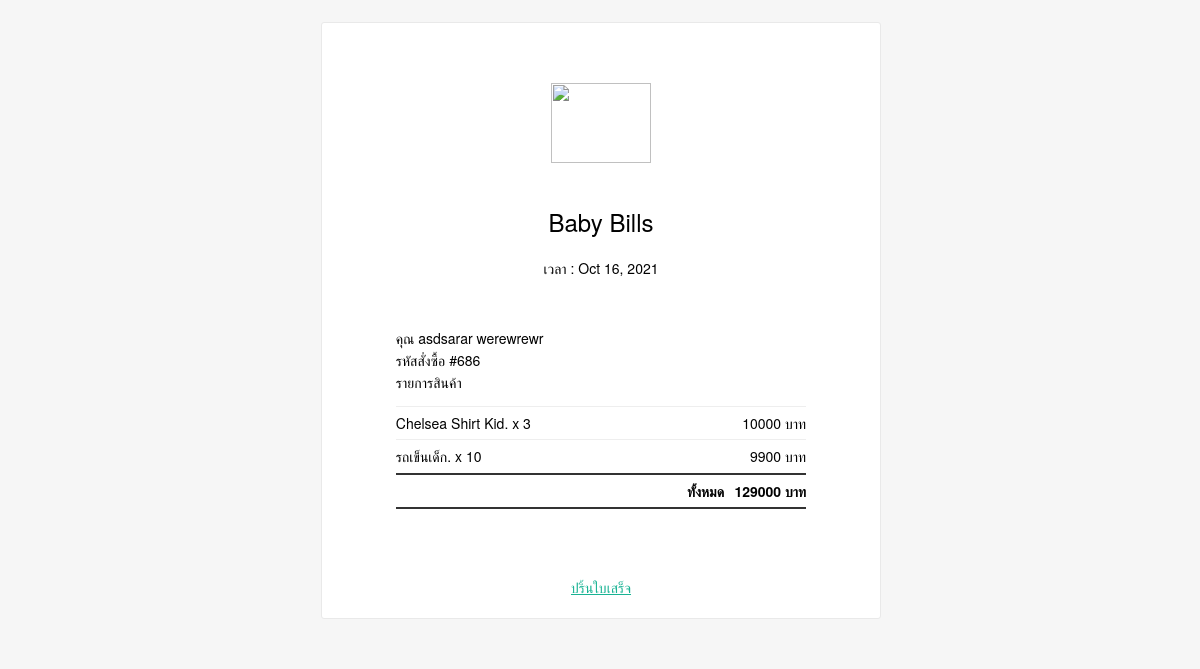
Screenshot of /NewProject_3/receipt.php?tid=686 (signed in) with the database file from the repository.
### tables this page shows
CREATE TABLE `transaction` (
  `transaction_id` int(11) NOT NULL,
  `customerid` int(11) NOT NULL,
  `amount` int(11) NOT NULL,
  `order_stat` varchar(100) NOT NULL,
  `order_date` varchar(50) NOT NULL,
  `firstname` varchar(100) NOT NULL,
  `lastname` varchar(100) NOT NULL,
  `telephone` int(10) NOT NULL,
  `address` varchar(500) NOT NULL,
  `town` varchar(100) NOT NULL,
  `postcode` int(5) NOT NULL,
  `tran_image` varchar(500) NOT NULL,
  `Banking` varchar(100) NOT NULL
);

CREATE TABLE `useracc` (
  `userid` int(11) NOT NULL,
  `password` varchar(100) NOT NULL,
  `firstname` varchar(100) NOT NULL,
  `lastname` varchar(100) NOT NULL,
  `email` varchar(100) NOT NULL,
  `telephone` int(10) NOT NULL,
  `address` varchar(500) NOT NULL,
  `username` varchar(100) NOT NULL,
  `role` varchar(50) NOT NULL DEFAULT 'guest',
  `user_profile` varchar(500) NOT NULL DEFAULT 'icon.jfif',
  `date` timestamp NOT NULL DEFAULT current_timestamp()
);

CREATE TABLE `transaction_detail` (
  `transacton_detail_id` int(11) NOT NULL,
  `product_id` int(11) NOT NULL,
  `order_qty` int(11) NOT NULL,
  `transaction_id` int(11) NOT NULL
);

CREATE TABLE `product` (
  `product_id` int(11) NOT NULL,
  `product_name` varchar(50) NOT NULL,
  `product_price` varchar(50) NOT NULL,
  `product_type` varchar(50) NOT NULL,
  `product_image` varchar(500) NOT NULL,
  `brand` varchar(100) NOT NULL,
  `category` varchar(50) NOT NULL,
  `product_type_id` int(11) NOT NULL,
  `product_details` varchar(500) NOT NULL
);

### NewProject_3/receipt.php (the view, shortened to what this page needs)
<!DOCTYPE html>
<?php
  $mysqli = new mysqli("localhost", "root", "", "storebaby_db");
?>
<html lang="en">
<head>
</head>
<body>
			<form method="post" class="well"  style="background-color:#fff; overflow:hidden;">
<table class="body-wrap">
    <tbody><tr>
        <td class="container" width="600">
            <center>
            <div id="printablediv" class="content">
                <table class="main" width="100%" cellpadding="0" cellspacing="0">
                    <tbody><tr>
                        <td class="content-wrap aligncenter">
                            <table width="100%" cellpadding="0" cellspacing="0">
                                <tbody><tr>
                                    <td class="content-block">
                                        <h1><img src="/NewProject_3/admin/images/logo/logobaby.png" alt="" width="100" height="80" ></h1>
                                        <h2>Baby Bills</h2>
                                    </td>
                                </tr>
                                <tr>
                                    <td class="content-block">
                                        <table class="invoice">
                                            <?php
		$t_id = $_GET['tid'];
		$query = mysqli_query($mysqli, "SELECT transaction.transaction_id,transaction.customerid,transaction.amount,transaction.order_stat,transaction.order_date"
                        . ",useracc.userid,useracc.firstname,useracc.lastname FROM `transaction` INNER JOIN useracc on transaction.customerid = useracc.userid WHERE transaction_id = '$t_id'") or die (mysqli_error());
		$fetch = mysqli_fetch_array($query);
		$amnt = $fetch['amount'];
		echo "<tbody><tr>";
                echo "<td>คุณ ".$fetch['firstname']." ".$fetch['lastname']." <br>รหัสสั่งซื้อ #".$fetch['transaction_id']."<br> รายการสินค้า</td></tr>";
                echo "<tr>";
                echo "<td>";
                echo "<table class='invoice-items' cellpadding='0' cellspacing='0'>";
                echo "<tbody><tr>";
		$query2 = mysqli_query($mysqli, "SELECT * FROM transaction_detail LEFT JOIN product ON product.product_id = transaction_detail.product_id WHERE transaction_detail.transaction_id = '$t_id'") or die (mysqli_error());
		while($row = mysqli_fetch_array($query2)){
		$pname = $row['product_name'];
		$pprice = $row['product_price'];
		$oqty = $row['order_qty'];
		echo "<td>".$pname.". x ".$oqty."</td>";
		echo "<td class='alignright'>".$pprice." บาท</td> </tr>";
		}
                echo "<tr class='total'>";
                 echo "<td class='alignright' width='80%'>ทั้งหมด</td>";
                  echo "<td class='alignright'>".$amnt." บาท</td>";
		?>
                            </tbody></table>
                        </td>
                    </tr>
                    </table>
                </tbody>
                            </table>
                </div>
            </center>
                <div class='pull-right'>
	<div class="add"><a onclick="javascript:printDiv('printablediv')" name="print" style="cursor:pointer;" class="btn btn-info"><i class="icon-white icon-print"></i> ปริ้นใบเสร็จ</a></div>
	</div>
        </td>
    </tr>
</tbody>
</table>
                            </form>
</body>
</html>

### NewProject_3/receipt.php (style rules this page uses)
* { margin: 0; padding: 0; font-family: "Helvetica Neue", "Helvetica", Helvetica, Arial, sans-serif; box-sizing: border-box; font-size: 14px; }
img { max-width: 100%; }
body { -webkit-font-smoothing: antialiased; -webkit-text-size-adjust: none; width: 100% !important; height: 100%; line-height: 1.6; }
table td { vertical-align: top; }
body { background-color: #f6f6f6; }
.body-wrap { background-color: #f6f6f6; width: 100%; }
.container { display: block !important; max-width: 600px !important; margin: 0 auto !important; clear: both !important; }
.content { max-width: 600px; margin: 0 auto; display: block; padding: 20px; }
.main { background: #fff; border: 1px solid #e9e9e9; border-radius: 3px; }
.content-wrap { padding: 20px; }
.content-block { padding: 0 0 20px; }
h1, h2, h3 { font-family: "Helvetica Neue", Helvetica, Arial, "Lucida Grande", sans-serif; color: #000; margin: 40px 0 0; line-height: 1.2; font-weight: 400; }
h1 { font-size: 32px; font-weight: 500; }
h2 { font-size: 24px; }
a { color: #1ab394; text-decoration: underline; }
.aligncenter { text-align: center; }
.alignright { text-align: right; }
.invoice { margin: 40px auto; text-align: left; width: 80%; }
.invoice td { padding: 5px 0; }
.invoice .invoice-items { width: 100%; }
.invoice .invoice-items td { border-top: #eee 1px solid; }
.invoice .invoice-items .total td { border-top: 2px solid #333; border-bottom: 2px solid #333; font-weight: 700; }

### rows the page displays
transaction: useracc.firstname "asdsarar", useracc.lastname "werewrewr", transaction_id "686", amount "129000"
transaction_detail: product.product_name "Chelsea Shirt Kid", order_qty "3", product.product_price "10000"
transaction_detail: product.product_name "รถเข็นเด็ก", order_qty "10", product.product_price "9900"
